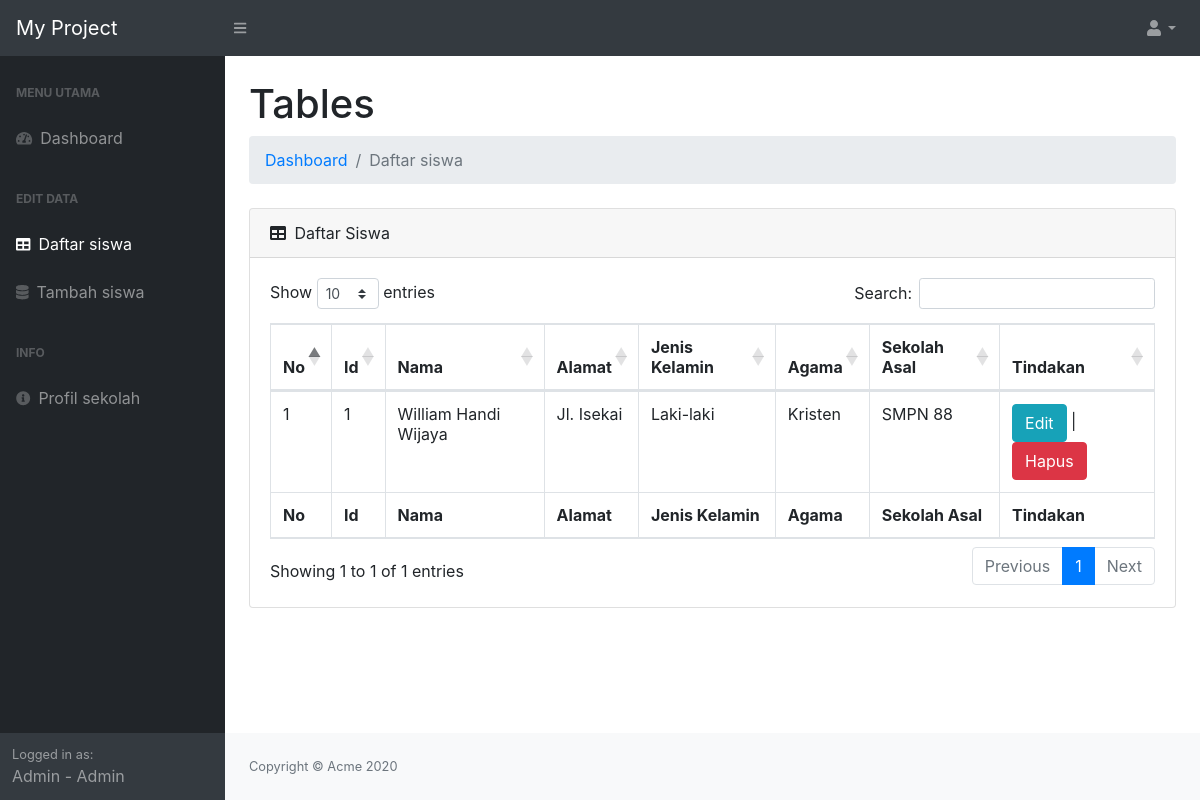
/main/siswa/list (signed in), run on the app's committed database.
### tables this page shows
CREATE TABLE `calon_siswa` (
  `id` int(100) UNSIGNED NOT NULL,
  `nama` varchar(64) NOT NULL,
  `alamat` varchar(255) NOT NULL,
  `jenis_kelamin` varchar(10) NOT NULL,
  `agama` varchar(10) NOT NULL,
  `sekolah_asal` varchar(64) NOT NULL
);

### index.php (called while the page is built, shortened)
<?php
$uri = trim($_SERVER['REQUEST_URI'], '/');
$router = Router::load('routes.php');
require $router->direct($uri);

### main/views/list-siswa.view.php (the view, shortened to what this page needs)
<?php
require_once "database/connection.php";
require "main/views/partials/head.php";
?>
<main>
    <div class="container-fluid">
        <h1 class="mt-4">Tables</h1>
        <ol class="breadcrumb mb-4">
            <li class="breadcrumb-item"><a href="../dashboard">Dashboard</a></li>
            <li class="breadcrumb-item active">Daftar siswa</li>
        </ol>
        <div class="card mb-4">
            <div class="card-header">
                <i class="fas fa-table mr-1"></i>
                Daftar Siswa
            </div>
            <div class="card-body">
                <div class="table-responsive">
                    <table class="table table-bordered" id="dataTable" width="100%" cellspacing="0">
                        <thead>
                            <tr>
                                <th>No</th>
                                <th>Id</th>
                                <th>Nama</th>
                                <th>Alamat</th>
                                <th>Jenis Kelamin</th>
                                <th>Agama</th>
                                <th>Sekolah Asal</th>
                                <th>Tindakan</th>
                            </tr>
                        </thead>
                        <tfoot>
                            <tr>
                                <th>No</th>
                                <th>Id</th>
                                <th>Nama</th>
                                <th>Alamat</th>
                                <th>Jenis Kelamin</th>
                                <th>Agama</th>
                                <th>Sekolah Asal</th>
                                <th>Tindakan</th>
                            </tr>
                        </tfoot>
                        <tbody>
                            <?php
                            $query = "SELECT * FROM calon_siswa";
                            $stmt = $mysqli->query($query);
                            $counter = 1;
                            while ($siswa = $stmt->fetch_array()) : ?>
                                <tr>
                                    <td><?= $counter++ ?></td>
                                    <td><?= $siswa['id'] ?></td>
                                    <td><?= $siswa['nama'] ?></td>
                                    <td><?= $siswa['alamat'] ?></td>
                                    <td><?= $siswa['jenis_kelamin'] ?></td>
                                    <td><?= $siswa['agama'] ?></td>
                                    <td><?= $siswa['sekolah_asal'] ?></td>
                                    <td>
                                        <a href="../views/form-edit.view.php?id=<?= $siswa['id'] ?>"><button id='edit' type='button' class='btn btn-info'>Edit</button></a> |
                                        <a href="../assets/hapus.php?id=<?= $siswa['id'] ?>" onclick="return confirm('Yakin ingin menghapus <?= $siswa['nama'] ?> (Id=<?= $siswa['id'] ?>) ?');">
                                            <button id='hapus' type='button' class='btn btn-danger'>Hapus</button>
                                        </a>
                                    </td>
                                </tr>
                            <?php endwhile; ?>
                        </tbody>
                    </table>
                </div>
            </div>
        </div>
    </div>
</main>
<?php require "main/views/partials/footer.php"; ?>

### data on the page
calon_siswa: id "1", nama "William Handi Wijaya", alamat "Jl. Isekai", jenis_kelamin "Laki-laki", agama "Kristen", sekolah_asal "SMPN 88"

### other printed values
$_SESSION['role'] "Admin"
$_SESSION['username'] "Admin"
